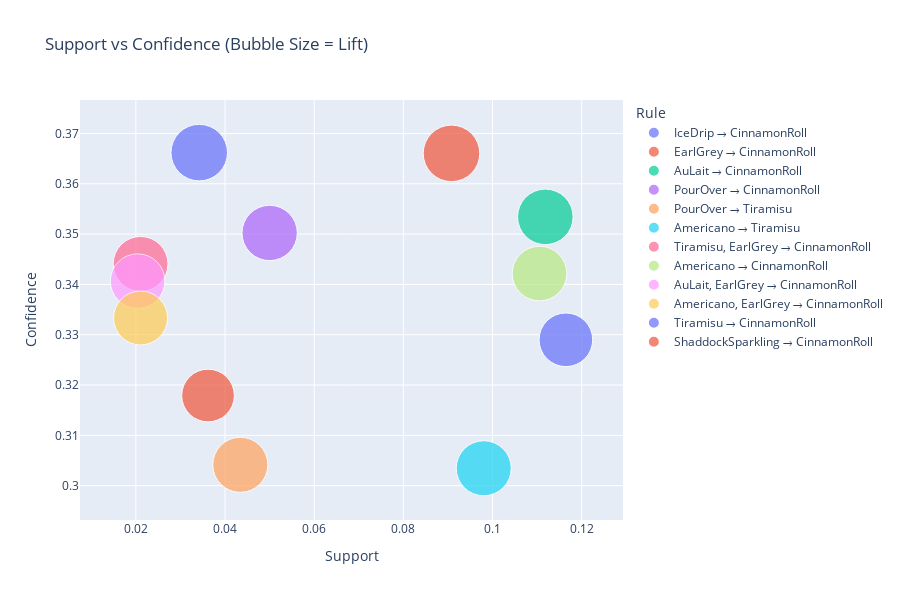

The code cell stored with this chart in its notebook:
### Markdown cell above
## Trend 10: Support vs Confidence (Bubble Size = Lift)

### Code cell
# 建立規則欄位
rules["rule"] = rules["antecedents"] + " → " + rules["consequents"]

# 建立 Plotly 氣泡圖
fig = px.scatter(
    rules,
    x="support",
    y="confidence",
    size="lift",
    color="rule",  # 可省略此行，保留會使每個氣泡色彩不同
    hover_name="rule",
    hover_data={
        "support": ':.4f',
        "confidence": ':.4f',
        "lift": ':.2f',
    },
    title="Support vs Confidence (Bubble Size = Lift)",
    labels={
        "support": "Support",
        "confidence": "Confidence",
        "lift": "Lift",
        "rule": "Rule"
    },
    size_max=40  # 控制氣泡最大尺寸
)

fig.update_layout(height=600)
fig.show()

### Figure 1 — Plotly figure (JSON) as saved in the notebook; plotly's stock layout.template omitted (floating-point values rounded to 4 significant figures)
{"data": [{"customdata": [[0.9065]], "hovertemplate": "<b>%{hovertext}</b><br><br>Rule=IceDrip → CinnamonRoll<br>Support=%{x:.4f}<br>Confidence=%{y:.4f}<br>Lift=%{customdata[0]:.2f}<extra></extra>", "hovertext": ["IceDrip → CinnamonRoll"], "legendgroup": "IceDrip → CinnamonRoll", "marker": {"color": "#636efa", "size": [0.9065], "sizemode": "area", "sizeref": 0.0005666, "symbol": "circle"}, "mode": "markers", "name": "IceDrip → CinnamonRoll", "orientation": "v", "showlegend": true, "x": [0.03421], "xaxis": "x", "y": [0.3662], "yaxis": "y", "type": "scatter"}, {"customdata": [[0.9062]], "hovertemplate": "<b>%{hovertext}</b><br><br>Rule=EarlGrey → CinnamonRoll<br>Support=%{x:.4f}<br>Confidence=%{y:.4f}<br>Lift=%{customdata[0]:.2f}<extra></extra>", "hovertext": ["EarlGrey → CinnamonRoll"], "legendgroup": "EarlGrey → CinnamonRoll", "marker": {"color": "#EF553B", "size": [0.9062], "sizemode": "area", "sizeref": 0.0005666, "symbol": "circle"}, "mode": "markers", "name": "EarlGrey → CinnamonRoll", "orientation": "v", "showlegend": true, "x": [0.09079], "xaxis": "x", "y": [0.366], "yaxis": "y", "type": "scatter"}, {"customdata": [[0.8749]], "hovertemplate": "<b>%{hovertext}</b><br><br>Rule=AuLait → CinnamonRoll<br>Support=%{x:.4f}<br>Confidence=%{y:.4f}<br>Lift=%{customdata[0]:.2f}<extra></extra>", "hovertext": ["AuLait → CinnamonRoll"], "legendgroup": "AuLait → CinnamonRoll", "marker": {"color": "#00cc96", "size": [0.8749], "sizemode": "area", "sizeref": 0.0005666, "symbol": "circle"}, "mode": "markers", "name": "AuLait → CinnamonRoll", "orientation": "v", "showlegend": true, "x": [0.1118], "xaxis": "x", "y": [0.3534], "yaxis": "y", "type": "scatter"}, {"customdata": [[0.867]], "hovertemplate": "<b>%{hovertext}</b><br><br>Rule=PourOver → CinnamonRoll<br>Support=%{x:.4f}<br>Confidence=%{y:.4f}<br>Lift=%{customdata[0]:.2f}<extra></extra>", "hovertext": ["PourOver → CinnamonRoll"], "legendgroup": "PourOver → CinnamonRoll", "marker": {"color": "#ab63fa", "size": [0.867], "sizemode": "area", "sizeref": 0.0005666, "symbol": "circle"}, "mode": "markers", "name": "PourOver → CinnamonRoll", "orientation": "v", "showlegend": true, "x": [0.05], "xaxis": "x", "y": [0.3502], "yaxis": "y", "type": "scatter"}, {"customdata": [[0.8593]], "hovertemplate": "<b>%{hovertext}</b><br><br>Rule=PourOver → Tiramisu<br>Support=%{x:.4f}<br>Confidence=%{y:.4f}<br>Lift=%{customdata[0]:.2f}<extra></extra>", "hovertext": ["PourOver → Tiramisu"], "legendgroup": "PourOver → Tiramisu", "marker": {"color": "#FFA15A", "size": [0.8593], "sizemode": "area", "sizeref": 0.0005666, "symbol": "circle"}, "mode": "markers", "name": "PourOver → Tiramisu", "orientation": "v", "showlegend": true, "x": [0.04342], "xaxis": "x", "y": [0.3041], "yaxis": "y", "type": "scatter"}, {"customdata": [[0.8574]], "hovertemplate": "<b>%{hovertext}</b><br><br>Rule=Americano → Tiramisu<br>Support=%{x:.4f}<br>Confidence=%{y:.4f}<br>Lift=%{customdata[0]:.2f}<extra></extra>", "hovertext": ["Americano → Tiramisu"], "legendgroup": "Americano → Tiramisu", "marker": {"color": "#19d3f3", "size": [0.8574], "sizemode": "area", "sizeref": 0.0005666, "symbol": "circle"}, "mode": "markers", "name": "Americano → Tiramisu", "orientation": "v", "showlegend": true, "x": [0.09803], "xaxis": "x", "y": [0.3035], "yaxis": "y", "type": "scatter"}, {"customdata": [[0.8518]], "hovertemplate": "<b>%{hovertext}</b><br><br>Rule=Tiramisu, EarlGrey → CinnamonRoll<br>Support=%{x:.4f}<br>Confidence=%{y:.4f}<br>Lift=%{customdata[0]:.2f}<extra></extra>", "hovertext": ["Tiramisu, EarlGrey → CinnamonRoll"], "legendgroup": "Tiramisu, EarlGrey → CinnamonRoll", "marker": {"color": "#FF6692", "size": [0.8518], "sizemode": "area", "sizeref": 0.0005666, "symbol": "circle"}, "mode": "markers", "name": "Tiramisu, EarlGrey → CinnamonRoll", "orientation": "v", "showlegend": true, "x": [0.02105], "xaxis": "x", "y": [0.3441], "yaxis": "y", "type": "scatter"}, {"customdata": [[0.847]], "hovertemplate": "<b>%{hovertext}</b><br><br>Rule=Americano → CinnamonRoll<br>Support=%{x:.4f}<br>Confidence=%{y:.4f}<br>Lift=%{customdata[0]:.2f}<extra></extra>", "hovertext": ["Americano → CinnamonRoll"], "legendgroup": "Americano → CinnamonRoll", "marker": {"color": "#B6E880", "size": [0.847], "sizemode": "area", "sizeref": 0.0005666, "symbol": "circle"}, "mode": "markers", "name": "Americano → CinnamonRoll", "orientation": "v", "showlegend": true, "x": [0.1105], "xaxis": "x", "y": [0.3422], "yaxis": "y", "type": "scatter"}, {"customdata": [[0.8433]], "hovertemplate": "<b>%{hovertext}</b><br><br>Rule=AuLait, EarlGrey → CinnamonRoll<br>Support=%{x:.4f}<br>Confidence=%{y:.4f}<br>Lift=%{customdata[0]:.2f}<extra></extra>", "hovertext": ["AuLait, EarlGrey → CinnamonRoll"], "legendgroup": "AuLait, EarlGrey → CinnamonRoll", "marker": {"color": "#FF97FF", "size": [0.8433], "sizemode": "area", "sizeref": 0.0005666, "symbol": "circle"}, "mode": "markers", "name": "AuLait, EarlGrey → CinnamonRoll", "orientation": "v", "showlegend": true, "x": [0.02039], "xaxis": "x", "y": [0.3407], "yaxis": "y", "type": "scatter"}, {"customdata": [[0.8252]], "hovertemplate": "<b>%{hovertext}</b><br><br>Rule=Americano, EarlGrey → CinnamonRoll<br>Support=%{x:.4f}<br>Confidence=%{y:.4f}<br>Lift=%{customdata[0]:.2f}<extra></extra>", "hovertext": ["Americano, EarlGrey → CinnamonRoll"], "legendgroup": "Americano, EarlGrey → CinnamonRoll", "marker": {"color": "#FECB52", "size": [0.8252], "sizemode": "area", "sizeref": 0.0005666, "symbol": "circle"}, "mode": "markers", "name": "Americano, EarlGrey → CinnamonRoll", "orientation": "v", "showlegend": true, "x": [0.02105], "xaxis": "x", "y": [0.3333], "yaxis": "y", "type": "scatter"}, {"customdata": [[0.8145]], "hovertemplate": "<b>%{hovertext}</b><br><br>Rule=Tiramisu → CinnamonRoll<br>Support=%{x:.4f}<br>Confidence=%{y:.4f}<br>Lift=%{customdata[0]:.2f}<extra></extra>", "hovertext": ["Tiramisu → CinnamonRoll"], "legendgroup": "Tiramisu → CinnamonRoll", "marker": {"color": "#636efa", "size": [0.8145], "sizemode": "area", "sizeref": 0.0005666, "symbol": "circle"}, "mode": "markers", "name": "Tiramisu → CinnamonRoll", "orientation": "v", "showlegend": true, "x": [0.1164], "xaxis": "x", "y": [0.329], "yaxis": "y", "type": "scatter"}, {"customdata": [[0.787]], "hovertemplate": "<b>%{hovertext}</b><br><br>Rule=ShaddockSparkling → CinnamonRoll<br>Support=%{x:.4f}<br>Confidence=%{y:.4f}<br>Lift=%{customdata[0]:.2f}<extra></extra>", "hovertext": ["ShaddockSparkling → CinnamonRoll"], "legendgroup": "ShaddockSparkling → CinnamonRoll", "marker": {"color": "#EF553B", "size": [0.787], "sizemode": "area", "sizeref": 0.0005666, "symbol": "circle"}, "mode": "markers", "name": "ShaddockSparkling → CinnamonRoll", "orientation": "v", "showlegend": true, "x": [0.03618], "xaxis": "x", "y": [0.3179], "yaxis": "y", "type": "scatter"}], "layout": {"xaxis": {"anchor": "y", "domain": [0.0, 1.0], "title": {"text": "Support"}}, "yaxis": {"anchor": "x", "domain": [0.0, 1.0], "title": {"text": "Confidence"}}, "legend": {"title": {"text": "Rule"}, "tracegroupgap": 0, "itemsizing": "constant"}, "title": {"text": "Support vs Confidence (Bubble Size = Lift)"}, "height": 600}}
